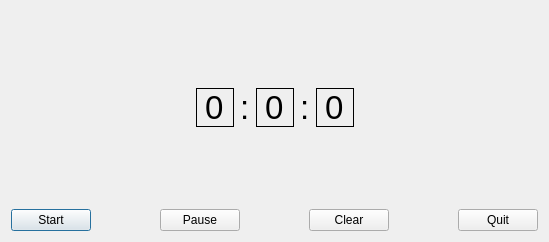
<?xml version="1.0" encoding="UTF-8"?>
<ui version="4.0">
 <class>Dialog</class>
 <widget class="QDialog" name="Dialog">
  <property name="geometry">
   <rect>
    <x>0</x>
    <y>0</y>
    <width>549</width>
    <height>242</height>
   </rect>
  </property>
  <property name="windowTitle">
   <string>Dialog</string>
  </property>
  <layout class="QVBoxLayout" name="verticalLayout">
   <item>
    <spacer name="verticalSpacer">
     <property name="orientation">
      <enum>Qt::Vertical</enum>
     </property>
     <property name="sizeHint" stdset="0">
      <size>
       <width>20</width>
       <height>60</height>
      </size>
     </property>
    </spacer>
   </item>
   <item>
    <layout class="QHBoxLayout" name="horizontalLayout_3">
     <item>
      <spacer name="horizontalSpacer">
       <property name="orientation">
        <enum>Qt::Horizontal</enum>
       </property>
       <property name="sizeHint" stdset="0">
        <size>
         <width>40</width>
         <height>20</height>
        </size>
       </property>
      </spacer>
     </item>
     <item>
      <layout class="QHBoxLayout" name="horizontalLayout">
       <item>
        <widget class="QLabel" name="hourLabel">
         <property name="font">
          <font>
           <pointsize>25</pointsize>
          </font>
         </property>
         <property name="frameShape">
          <enum>QFrame::Box</enum>
         </property>
         <property name="text">
          <string>0</string>
         </property>
        </widget>
       </item>
       <item>
        <widget class="QLabel" name="label_2">
         <property name="font">
          <font>
           <pointsize>25</pointsize>
          </font>
         </property>
         <property name="text">
          <string>:</string>
         </property>
        </widget>
       </item>
       <item>
        <widget class="QLabel" name="minuteLabel">
         <property name="font">
          <font>
           <pointsize>25</pointsize>
          </font>
         </property>
         <property name="frameShape">
          <enum>QFrame::Box</enum>
         </property>
         <property name="text">
          <string>0</string>
         </property>
        </widget>
       </item>
       <item>
        <widget class="QLabel" name="label_3">
         <property name="font">
          <font>
           <pointsize>25</pointsize>
          </font>
         </property>
         <property name="text">
          <string>:</string>
         </property>
        </widget>
       </item>
       <item>
        <widget class="QLabel" name="secondLabel">
         <property name="font">
          <font>
           <pointsize>25</pointsize>
          </font>
         </property>
         <property name="frameShape">
          <enum>QFrame::Box</enum>
         </property>
         <property name="text">
          <string>0</string>
         </property>
        </widget>
       </item>
      </layout>
     </item>
     <item>
      <spacer name="horizontalSpacer_5">
       <property name="orientation">
        <enum>Qt::Horizontal</enum>
       </property>
       <property name="sizeHint" stdset="0">
        <size>
         <width>40</width>
         <height>20</height>
        </size>
       </property>
      </spacer>
     </item>
    </layout>
   </item>
   <item>
    <spacer name="verticalSpacer_2">
     <property name="orientation">
      <enum>Qt::Vertical</enum>
     </property>
     <property name="sizeHint" stdset="0">
      <size>
       <width>20</width>
       <height>60</height>
      </size>
     </property>
    </spacer>
   </item>
   <item>
    <layout class="QHBoxLayout" name="horizontalLayout_2">
     <item>
      <widget class="QPushButton" name="start">
       <property name="text">
        <string>Start</string>
       </property>
      </widget>
     </item>
     <item>
      <spacer name="horizontalSpacer_2">
       <property name="orientation">
        <enum>Qt::Horizontal</enum>
       </property>
       <property name="sizeHint" stdset="0">
        <size>
         <width>40</width>
         <height>20</height>
        </size>
       </property>
      </spacer>
     </item>
     <item>
      <widget class="QPushButton" name="pause">
       <property name="text">
        <string>Pause</string>
       </property>
      </widget>
     </item>
     <item>
      <spacer name="horizontalSpacer_3">
       <property name="orientation">
        <enum>Qt::Horizontal</enum>
       </property>
       <property name="sizeHint" stdset="0">
        <size>
         <width>40</width>
         <height>20</height>
        </size>
       </property>
      </spacer>
     </item>
     <item>
      <widget class="QPushButton" name="clear">
       <property name="text">
        <string>Clear</string>
       </property>
      </widget>
     </item>
     <item>
      <spacer name="horizontalSpacer_4">
       <property name="orientation">
        <enum>Qt::Horizontal</enum>
       </property>
       <property name="sizeHint" stdset="0">
        <size>
         <width>40</width>
         <height>20</height>
        </size>
       </property>
      </spacer>
     </item>
     <item>
      <widget class="QPushButton" name="quit">
       <property name="text">
        <string>Quit</string>
       </property>
      </widget>
     </item>
    </layout>
   </item>
  </layout>
 </widget>
 <layoutdefault spacing="6" margin="11"/>
 <resources/>
 <connections/>
</ui>
